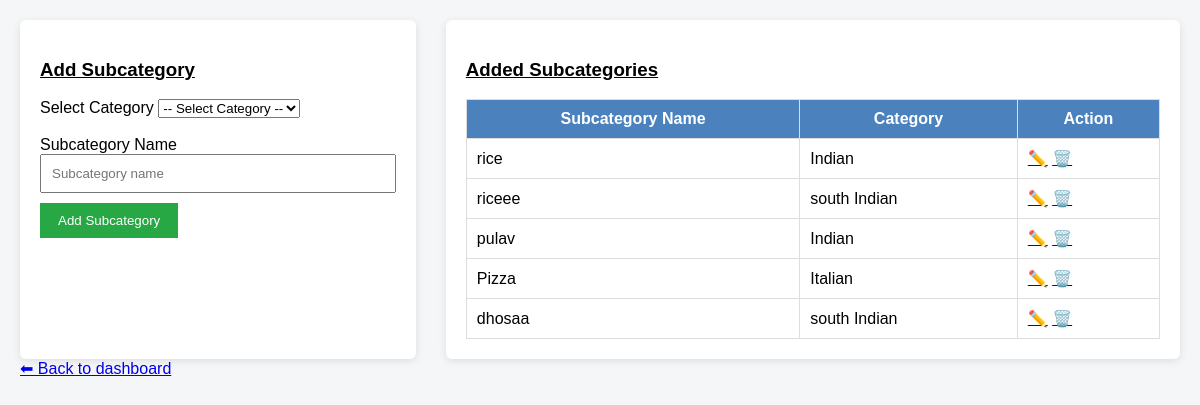
The app's page /dashboard/add_subcategory/ with its own data.
### adminpanel/models.py (models this page shows, shortened)
class FoodItemSubCategory(models.Model):
    subcategory_name = models.CharField(max_length=100)
    food_item_cat = models.ForeignKey(FoodItemCategory, on_delete=models.CASCADE)

class FoodItemCategory(models.Model):
    category_name = models.CharField(max_length=100)

### adminpanel/views.py (the view, shortened to what this page needs)
# urls.py: path('add_subcategory/', views.add_subcategory, name='add_subcategory'),
def add_subcategory(request):
    subcategories = FoodItemSubCategory.objects.select_related('food_item_cat').all()
    categories = FoodItemCategory.objects.all()
    return render(request, 'add/add_subcategory.html', {
        'subcategories': subcategories,
        'categories': categories
    })

### templates/add/add_subcategory.html (shortened to what this page needs)
{% load static %}
<!DOCTYPE html>
<html>
<head>
    <link rel="stylesheet" href="{% static 'adminpanel/css/category.css' %}">
</head>
<body>
<div class="container">
    <div class="left">
        <u><h3>Added Subcategories</h3></u>
        <table>
            <tr>
                <th>Subcategory Name</th>
                <th>Category</th>
                <th>Action</th>
            </tr>
            {% for sub in subcategories %}
            <tr>
                <td>{{ sub.subcategory_name }}</td>
                <td>{{ sub.food_item_cat.category_name }}</td>
                <td>
                    <a href="{% url 'update_subcategory' sub.id %}">✏️</a>
                    <a href="{% url 'delete_subcategory_item' sub.id %}"
                       onclick="return confirm('Are you sure you want to delete subcategory?')">🗑️</a>
                </td>
            </tr>
            {% empty %}
            <tr>
                <td colspan="3">No subcategory added</td>
            </tr>
            {% endfor %}
        </table>
    </div>
    <div class="right">
        <u><h3>Add Subcategory</h3></u>
        <form method="post">
            <label>Select Category</label>
            <select name="category_id" required>
                <option value="">-- Select Category --</option>
            </select><br><br>
            <label>Subcategory Name</label>
            <input type="text" name="subcategory_name"
                   placeholder="Subcategory name" required>
            <button type="submit">Add Subcategory</button>
        </form>
    </div>
</div>
<a href="{% url 'dashboard' %}" >⬅ Back to dashboard</a>
</body>
</html>

### static/adminpanel/css/category.css (style rules this page uses)
* { box-sizing: border-box; font-family: Arial, sans-serif; }
body { margin: 0; padding: 20px; background: #f4f6f8; }
.container { display: flex !important; flex-direction: row !important; width: 100%; gap: 30px; }
.left, .right { background: #ffffff; padding: 20px; border-radius: 6px; box-shadow: 0 2px 8px rgba(0,0,0,0.1); }
.left { order: 2; width: 65%; }
.right { order: 1; width: 35%; }
table { width: 100%; border-collapse: collapse; }
table th, table td { border: 1px solid #ddd; padding: 10px; }
table th { background: #4b82bd; color: #fff; }
input { width: 100%; padding: 10px; margin-bottom: 10px; }
button { background: #28a745; color: #fff; border: none; padding: 10px 18px; cursor: pointer; }

### records on screen
FoodItemSubCategory: subcategory_name "rice", food_item_cat.category_name "Indian"
FoodItemSubCategory: subcategory_name "riceee", food_item_cat.category_name "south Indian"
FoodItemSubCategory: subcategory_name "pulav", food_item_cat.category_name "Indian"
FoodItemSubCategory: subcategory_name "Pizza", food_item_cat.category_name "Italian"
FoodItemSubCategory: subcategory_name "dhosaa", food_item_cat.category_name "south Indian"
